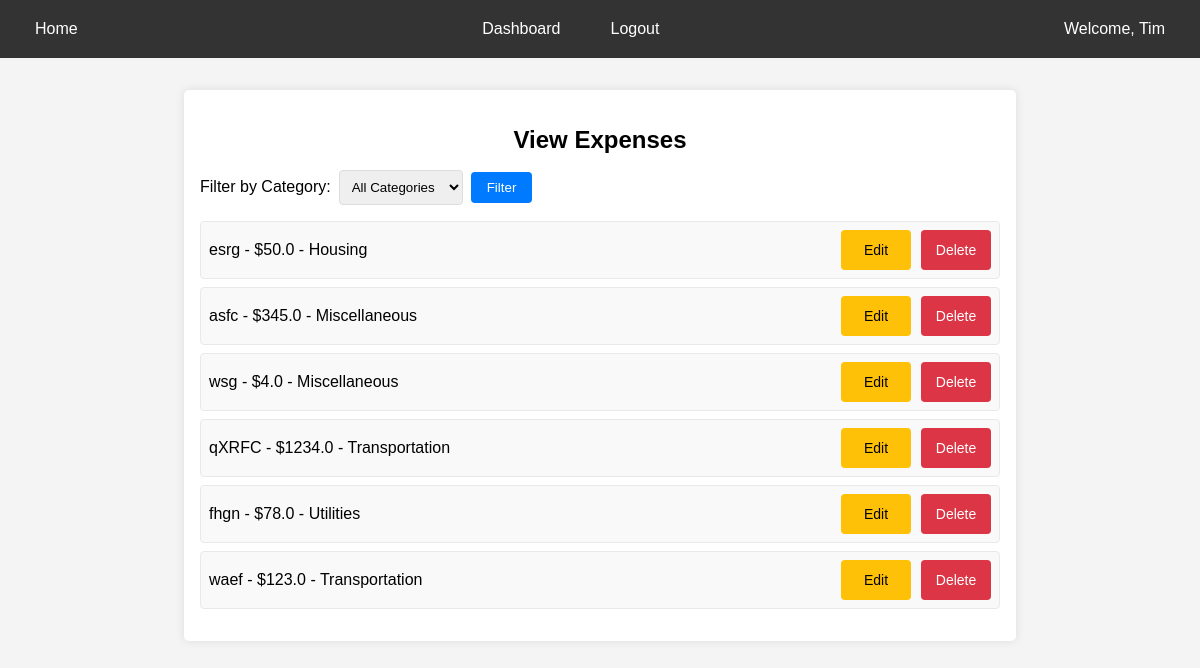
The app's page /view_expenses (signed in), older data.
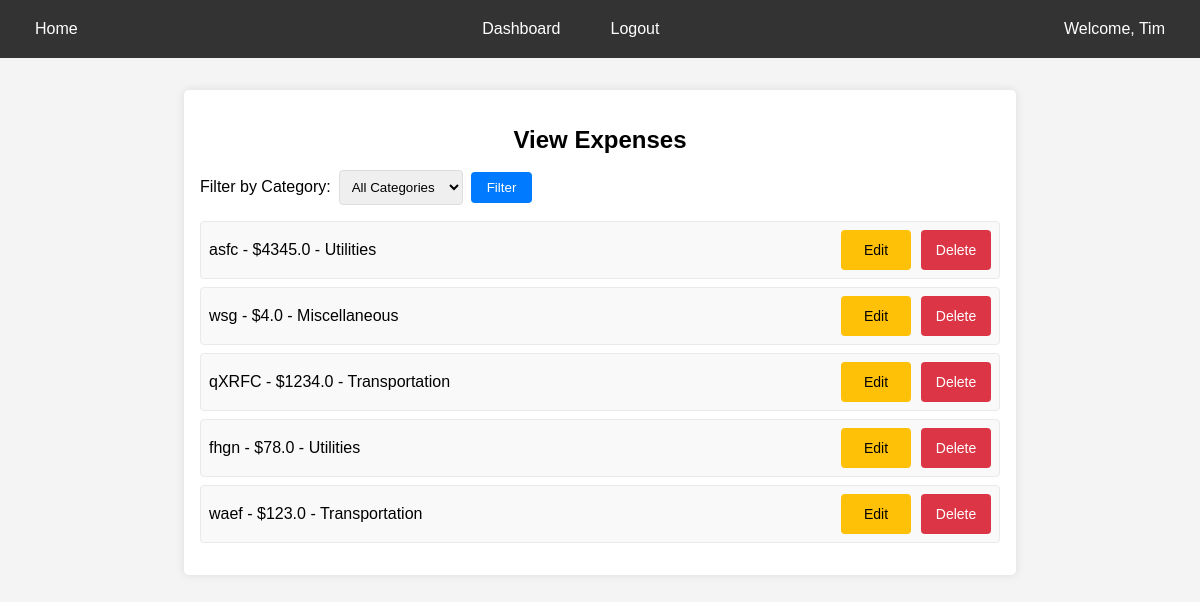
The same page, newer data.
### tables this page shows
CREATE TABLE users (
    id INTEGER PRIMARY KEY AUTOINCREMENT,
    username TEXT UNIQUE NOT NULL,
    password TEXT NOT NULL
);

CREATE TABLE "expenses" (
    id INTEGER PRIMARY KEY AUTOINCREMENT,
    user_id INTEGER,
    group_id INTEGER,
    amount REAL,
    description TEXT,
    created_at DATETIME DEFAULT CURRENT_TIMESTAMP,
    category_id INTEGER,
    FOREIGN KEY (user_id) REFERENCES users (id),
    FOREIGN KEY (group_id) REFERENCES groups (id),
    FOREIGN KEY (category_id) REFERENCES categories (id)
);

CREATE TABLE categories (
    id INTEGER PRIMARY KEY AUTOINCREMENT,
    name TEXT NOT NULL
);

### app/expense/routes.py (the view)
@expense_blueprint.route('/view_expenses', methods=['GET'])
@login_required
def view_expenses():
    category_id = request.args.get('category_id')
    conn = get_db_connection()
    params = [current_user.id]
    query = 'SELECT e.*, c.name AS category_name FROM expenses e LEFT JOIN categories c ON e.category_id = c.id WHERE e.user_id = ?'
    if category_id and category_id.isdigit():
        query += ' AND e.category_id = ?'
        params.append(int(category_id))
    expenses = conn.execute(query, params).fetchall()
    categories = conn.execute('SELECT * FROM categories').fetchall()
    expenses = [dict(expense) for expense in expenses]
    categories = [dict(category) for category in categories]
    conn.close()
    return render_template('view_expenses.html', expenses=expenses, categories=categories, current_category_id=category_id)

### app/__init__.py (called while the page is built)
def create_app():
    app = Flask(__name__)
    app.config.from_object(Config)
    login_manager = LoginManager()
    login_manager.init_app(app)
    login_manager.login_view = 'auth.login'
    @login_manager.user_loader
    def load_user(user_id):
        return User.get(user_id)
    @app.route('/')
    def home():
        return render_template('home.html')
    app.register_blueprint(auth_blueprint)
    app.register_blueprint(expense_blueprint)
    return app

### app/database.py (called while the page is built)
def get_db_connection():
    conn = sqlite3.connect('expense.db')
    conn.row_factory = sqlite3.Row
    return conn

### app/models.py (called while the page is built)
    @staticmethod
    def get(user_id):
        conn = get_db_connection()
        user = conn.execute('SELECT * FROM users WHERE id = ?', (int(user_id),)).fetchone()
        conn.close()
        if user:
            return User(id=user['id'], username=user['username'])
        return None

### app/templates/view_expenses.html (shortened to what this page needs)
{% extends 'layout.html' %}
{% block content %}
<div class="expenses-list">
    <h2>View Expenses</h2>
    <form method="GET" action="{{ url_for('expense.view_expenses') }}">
        <label for="filter_category">Filter by Category:</label>
        <select id="filter_category" name="category_id">
            <option value="">All Categories</option>
        </select>
        <button type="submit">Filter</button>
    </form>
    <ul>
        {% for expense in expenses %}
        <li>
            {{ expense.description }} - ${{ expense.amount }} - {{ expense.category_name }}
            <div class="expense-actions">
                <a href="{{ url_for('expense.edit_expense', expense_id=expense.id) }}" class="edit-link button-common">Edit</a>
                <form action="{{ url_for('expense.delete_expense', expense_id=expense.id) }}" method="post" onsubmit="return confirm('Are you sure you want to delete this expense?');">
                    <button type="submit" class="delete-button button-common">Delete</button>
                </form>
            </div>
        </li>
        {% endfor %}
    </ul>
</div>
{% endblock %}

### app/templates/layout.html (shortened to what this page needs)
<!DOCTYPE html>
<html>
<head>
    <link rel="stylesheet" href="{{ url_for('static', filename='base.css') }}">
    <link rel="stylesheet" href="{{ url_for('static', filename='forms.css') }}">
    <link rel="stylesheet" href="{{ url_for('static', filename='dashboard.css') }}">
    <link rel="stylesheet" href="{{ url_for('static', filename='home.css') }}">
    <link rel="stylesheet" href="{{ url_for('static', filename='expenses.css') }}">
    <link rel="stylesheet" href="{{ url_for('static', filename='responsive.css') }}">
</head>
<body>
    <header>
        <nav class="navigation-bar">
            <div class="home-button">
                <a href="{% if current_user.is_authenticated %}{{ url_for('expense.dashboard') }}{% else %}{{ url_for('home') }}{% endif %}">Home</a>
            </div>
            <ul>
                {% if current_user.is_authenticated %}
                    <li><a href="{{ url_for('expense.dashboard') }}">Dashboard</a></li>
                    <li><a href="{{ url_for('auth.logout') }}">Logout</a></li>
                {% else %}
                    <li><a href="{{ url_for('auth.login') }}">Login</a></li>
                    <li><a href="{{ url_for('auth.register') }}">Register</a></li>
                {% endif %}
            </ul>
            <div class="user-info">
                {% if current_user.is_authenticated %}
                    <span>Welcome, {{ current_user.username }}</span>
                {% endif %}
            </div>
        </nav>
    </header>
    <main>
        {% block content %}
        {% endblock %}
    </main>
</body>
</html>

### app/static/base.css (style rules this page uses)
body { font-family: Arial, sans-serif; margin: 0; padding: 0; background-color: #f4f4f4; }
header { background-color: #333; color: #fff; }
.navigation-bar { display: flex; justify-content: space-between; align-items: center; background-color: #333; color: #fff; padding: 10px 20px; }
.navigation-bar .home-button a, .navigation-bar .user-info span, .navigation-bar ul li a { color: white; text-decoration: none; padding: 10px 15px; }
.navigation-bar ul { list-style: none; display: flex; margin: 0; padding: 0; }
nav { background-color: #444; overflow: hidden; color: white; padding: 0; text-align: center; margin: 0; }
nav ul { list-style: none; display: flex; justify-content: center; padding-left: 0; margin: 0; }
nav ul li { margin: 0; padding: 0 10px; }
nav ul li a { padding: 15px; display: inline-block; color: white; text-decoration: none; }
main { margin: 15px; }

### app/static/expenses.css (style rules this page uses)
.expenses-list { width: 100%; max-width: 800px; background: #fff; margin: 2rem auto; padding: 1rem; border-radius: 5px; box-shadow: 0 0 10px rgba(0, 0, 0, 0.1); }
.expenses-list h2 { margin-bottom: 1rem; text-align: center; }
.expenses-list form { margin-bottom: 2rem; text-align: center; }
.expenses-list label { margin-right: 0.5rem; }
.expenses-list select { margin-right: 0.5rem; padding: 0.5rem; border: 1px solid #ddd; border-radius: 4px; }
.expenses-list button { padding: 0.5rem 1rem; background: #007bff; color: white; border: none; border-radius: 4px; cursor: pointer; transition: background 0.3s; }
.expenses-list ul { list-style-type: none; padding: 0; }
.expenses-list li { background: #f9f9f9; border: 1px solid #e9e9e9; padding: 0.5rem; margin-bottom: 0.5rem; border-radius: 4px; display: flex; justify-content: space-between; align-items: center; padding: 0.5rem; margin-bottom: 0.5rem; border: 1px solid #e9e9e9; border-radius: 4px; background: #f9f9f9; display: flex; justify-content: space-between; align-items: center; }
.expenses-list .expense-actions { display: flex; align-items: center; }
.expenses-list .edit-link { background-color: #ffc107; color: black; padding: 0.5rem 1rem; border-radius: 4px; transition: background-color 0.3s ease; text-decoration: none; }
.expenses-list form { margin: 0; display: flex; align-items: center; }
.expenses-list .delete-button { background-color: #dc3545; color: white; padding: 0.5rem 1rem; border-radius: 4px; transition: background-color 0.3s ease; }
.expense-actions { display: flex; align-items: center; }
.expenses-list .edit-link, .expenses-list .delete-button { width: 70px; height: 40px; padding: 0; font-size: 14px; box-sizing: border-box; }
.expenses-list .edit-link { font-size: 14px; text-align: center; line-height: 40px; margin-right: 10px; }

Row changes from the older to the newer data that the page shows:
removed expenses: description "esrg", amount "50.0", category_name "Housing"
changed expenses "asfc": amount "345.0" → "4345.0"; category_name "Miscellaneous" → "Utilities"
